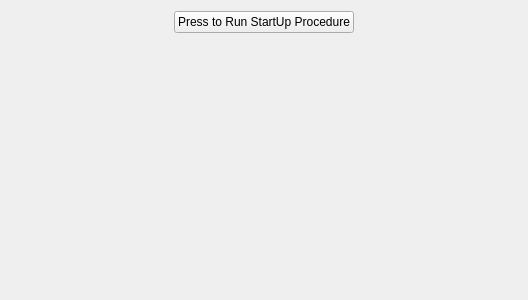
<?xml version="1.0" encoding="UTF-8"?>
<ui version="4.0">
 <class>cataglyphis_startup_form_main</class>
 <widget class="QWidget" name="cataglyphis_startup_form_main">
  <property name="geometry">
   <rect>
    <x>0</x>
    <y>0</y>
    <width>528</width>
    <height>300</height>
   </rect>
  </property>
  <property name="windowTitle">
   <string>Form</string>
  </property>
  <layout class="QHBoxLayout" name="horizontalLayout">
   <item alignment="Qt::AlignHCenter|Qt::AlignTop">
    <widget class="QPushButton" name="pushButton">
     <property name="text">
      <string>Press to Run StartUp Procedure</string>
     </property>
    </widget>
   </item>
  </layout>
 </widget>
 <resources/>
 <connections/>
</ui>
